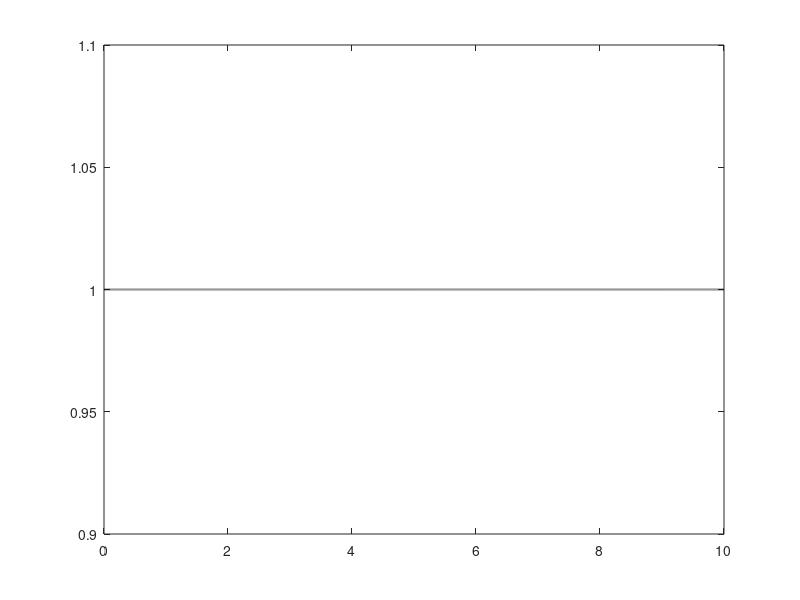

Source code (MATLAB): (Note: this script raises an error after producing the figure.)
% Define damping ratio (critical damping)
zeta = 1.0;

% Define different natural frequencies
wn_list = [.5, 1, 3];   % Low, medium, high natural frequencies

% Time vector
t = 0:0.001:10;

% Preallocate responses
responses = zeros(length(wn_list), length(t));

% Define the custom colors
colors = ["#77AC30", "#7E2F8E", "#0072BD"];

% Simulate each system
for i = 1:length(wn_list)
    wn = wn_list(i);
    A = [0 1; -wn^2 -2*zeta*wn];
    B = [0; wn^2];  % Must match wn
    C = [1 0];
    D = 0;
    
    sys = ss(A, B, C, D);
    
    [y, t_out] = step(sys, t);
    responses(i, :) = y;
end

% Step input
u = ones(size(t));

% Plotting
figure;
plot(t_out, u, 'k--', 'LineWidth', 1.5); hold on; % Step input
plot(t_out, responses(1,:), 'Color', colors(1), 'LineWidth', 2);
plot(t_out, responses(2,:), 'Color', colors(2), 'LineWidth', 2);
plot(t_out, responses(3,:), 'Color', colors(3), 'LineWidth', 2);
grid on;
xlabel('Time (seconds)');
ylabel('Amplitude');
title('Step Response with Different Natural Frequencies (\zeta=1)');
ylim([0 1.2]); % Adjust the limits if necessary
legend('Step Input')
% Add text annotations directly on the plot
% text(1.5, 1.05, 'Step Input', 'Color', 'k', 'FontSize', 10);
text(5.5, 0.7, '\omega_n = 0.5', 'Color', colors(1), 'FontSize', 10);
text(3.5, 0.8, '\omega_n = 1', 'Color', colors(2), 'FontSize', 10);
text(1.5, 0.9, '\omega_n = 3', 'Color', colors(3), 'FontSize', 10);



%%%%%%%%%%%%%%%%%%%%%
% % Define natural frequency
% wn1 = 10;  % Example value
% 
% % Define different damping ratios
% zeta_overdamped = 5;  
% zeta_critical   = 1.0;  
% zeta_underdamped = 0.2; 
% 
% % Time vector
% t = 0:0.001:2;
% 
% % Define systems
% A_over = [0 1; -wn1^2 -2*zeta_overdamped*wn1];
% B = [0; wn1^2];
% C = [1 0];
% D = 0;
% sys_over = ss(A_over, B, C, D);
% 
% A_critical = [0 1; -wn1^2 -2*zeta_critical*wn1];
% sys_critical = ss(A_critical, B, C, D);
% 
% A_under = [0 1; -wn1^2 -2*zeta_underdamped*wn1];
% sys_under = ss(A_under, B, C, D);
% 
% % Simulate step responses
% [y_over, t_out] = step(sys_over, t);
% [y_critical, ~] = step(sys_critical, t);
% [y_under, ~] = step(sys_under, t);
% 
% % Step input
% u = ones(size(t));
% 
% % Plotting
% figure;
% plot(t_out, u, 'k--', 'LineWidth', 1.5); hold on; % Step input
% plot(t_out, y_over, 'Color',"#77AC30", 'LineWidth', 2);
% plot(t_out, y_critical, 'Color',"#7E2F8E",'LineWidth', 2);
% plot(t_out, y_under, 'Color', "#0072BD", 'LineWidth', 2);
% grid on;
% xlabel('Time (seconds)');
% ylabel('Amplitude');
% title('Damping Ratio Impact for Second-Order Filter System');
% legend('Step Input')
% % Add text annotations directly on the plot
% % text(1.5, 1.05, 'Step Input', 'Color', 'k', 'FontSize', 10);
% text(0.8, 0.45, 'Overdamped (\zeta=1.5)', 'Color', "#77AC30", 'FontSize', 10);
% text(0.22, 0.6, 'Critically Damped (\zeta=1.0)', 'Color', "#7E2F8E", 'FontSize', 10);
% text(.5, 1.4, 'Underdamped (\zeta=0.3)', 'Color', "#0072BD", 'FontSize', 10);
%%%%%%%%%%%%%%%%%%%%%%%%%%%%%%%%%%%%%%%%%%%%%
% % System parameters
% wn1 = 2;            % Natural frequency
% zeta1 = 1;        % Damping ratio
% 
% 
% wn2 = 0.5;            % Natural frequency
% zeta2 = 1;        % Damping ratio
% 
% 
% wn3 = 5;            % Natural frequency
% zeta3 = 1;        % Damping ratio
% 
% % State-space matrices
% A1 = [0 1;
%      -wn1^2 -2*zeta1*wn1];
% 
% B1 = [0;
%       wn1^2];
% 
% C1 = [1 0];   % Output is position
% D1 = 0;
% 
% 
% A2 = [0 1;
%      -wn2^2 -2*zeta2*wn2];
% 
% B2 = [0;
%       wn2^2];
% 
% C2 = [1 0];   % Output is position
% D2 = 0;
% 
% 
% A3 = [0 1;
%      -wn3^2 -2*zeta3*wn3];
% 
% B3 = [0;
%       wn3^2];
% 
% C3 = [1 0];   % Output is position
% D3 = 0;
% 
% % Create state-space system
% sys1 = ss(A1, B1, C1, D1);
% sys2 = ss(A2, B2, C2, D2);
% sys3 = ss(A3, B3, C3, D3);
% 
% % Time vector for simulation
% t = 0:0.1:10;
% 
% % Step response
% Out1 = step(sys1, t);
% Out2 = step(sys2, t);
% Out3 = step(sys3, t);
% 
% 
% %%
% 
% % Number of points
% N = 100;
% 
% % Parameter (angle for half ellipse)
% theta = linspace(0, pi, N);
% 
% % Base half-ellipse (horizontal: a, vertical: b)
% a = 1;  % x-radius
% b = 0.5;  % y-radius
% x = a * cos(theta)+0.1;
% y = b * sin(theta)+0.5;
% 
% % Normalize so it starts at (0, 0) and ends at (0.5, 0.5)
% % Rotate 45 degrees (to align from (0,0) to (0.5,0.5))
% angle = -pi/7;
% R = [cos(angle), -sin(angle); sin(angle), cos(angle)];
% coords = R * [x; y];
% 
% % Scale to match desired final point
% end_point = [0.05; 0.05];
% scale_factor = norm(end_point) / norm(coords(:, end));
% coords = coords * scale_factor/ 5;
% 
% % Plot
% plot(coords(1, :), coords(2, :), 'b', 'LineWidth', 2);
% hold on;
% plot(0, 0, 'ro');         % Start point
% plot(0.05, 0.05, 'go');     % End point
% axis equal;
% grid on;
% xlabel('X');
% ylabel('Y');
% title('Half Ellipse from (0,0) to (0.5,0.5)');
% legend('Half-Ellipse', 'Start (0,0)', 'End (0.5,0.5)');
% 
% 
% 
% %%
% 
% 
% subplot 311
% plot(Out1)
% subplot 312
% plot(Out2)
% subplot 313
% plot(Out3)
